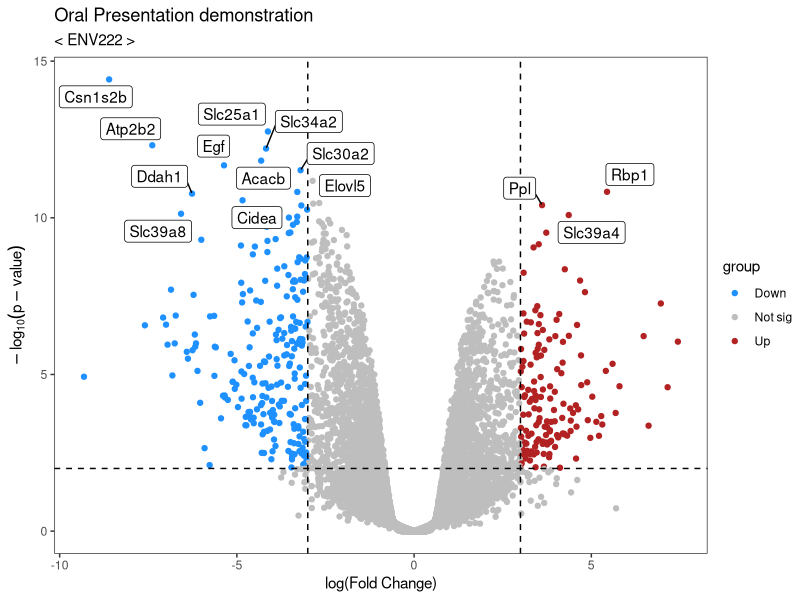

This figure's R source:
# dev.new()
setwd(".")
getwd()

df <- read.csv("volcano_plot_example_data.csv",
               header = TRUE, stringsAsFactors = FALSE)
head(df)
dim(df)
df$group <- ifelse(df$logFC>=3&df$P.Value<=0.01, "Up", 
                   ifelse(df$logFC<=-3&df$P.Value<=0.01, "Down", "Not sig"))
table(df$group)
df$pvalue_log10 <- (-log10(df$P.Value))
df_sig <- df[df$pvalue_log10>=10,]
head(df_sig)
dim(df_sig)

library(ggplot2)
library(ggrepel)
ggplot(df, aes(x=logFC, y=-log10(P.Value))) + geom_point(aes(color=group)) +
  scale_color_manual(values=c("dodgerblue", "gray", "firebrick")) +
  geom_vline(xintercept = 3, linetype = "dashed") +
  geom_vline(xintercept = -3, linetype = "dashed") +
  geom_hline(yintercept = 2, linetype = "dashed") +
  geom_label_repel(data=df_sig,aes(x=logFC, y=-log10(P.Value), label=gene_name)) +
  labs(title = "Oral Presentation demonstration", subtitle = "< ENV222 >", 
       y=expression(-log[10](p-value)), x="log(Fold Change)") + 
  theme_test()

